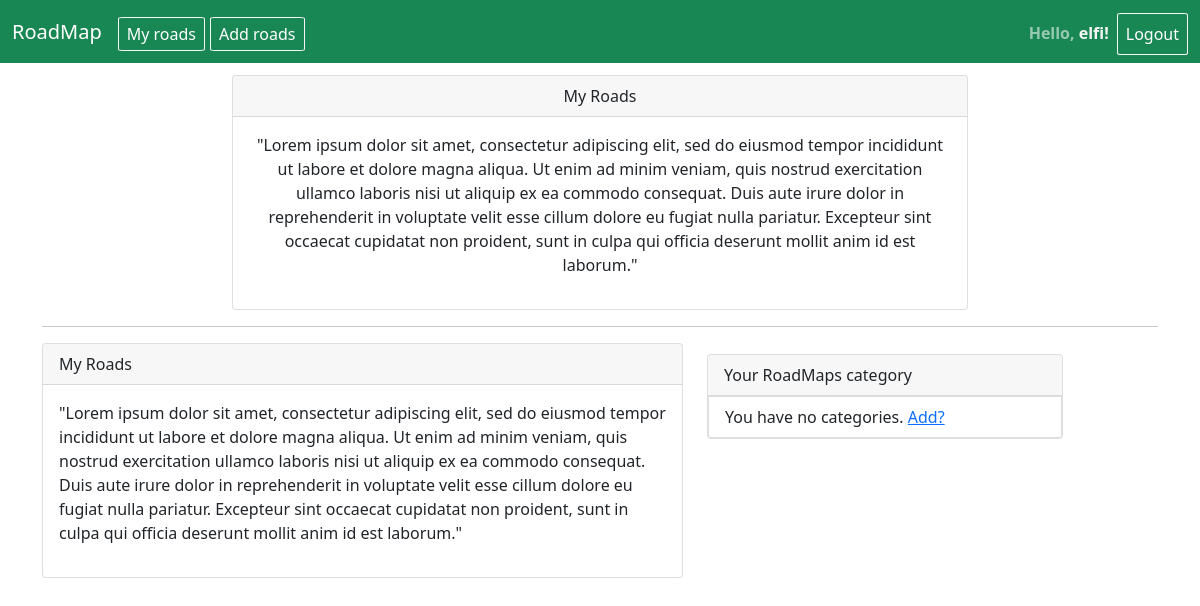
/roads/ (signed in), run on an earlier commit of the app's database.
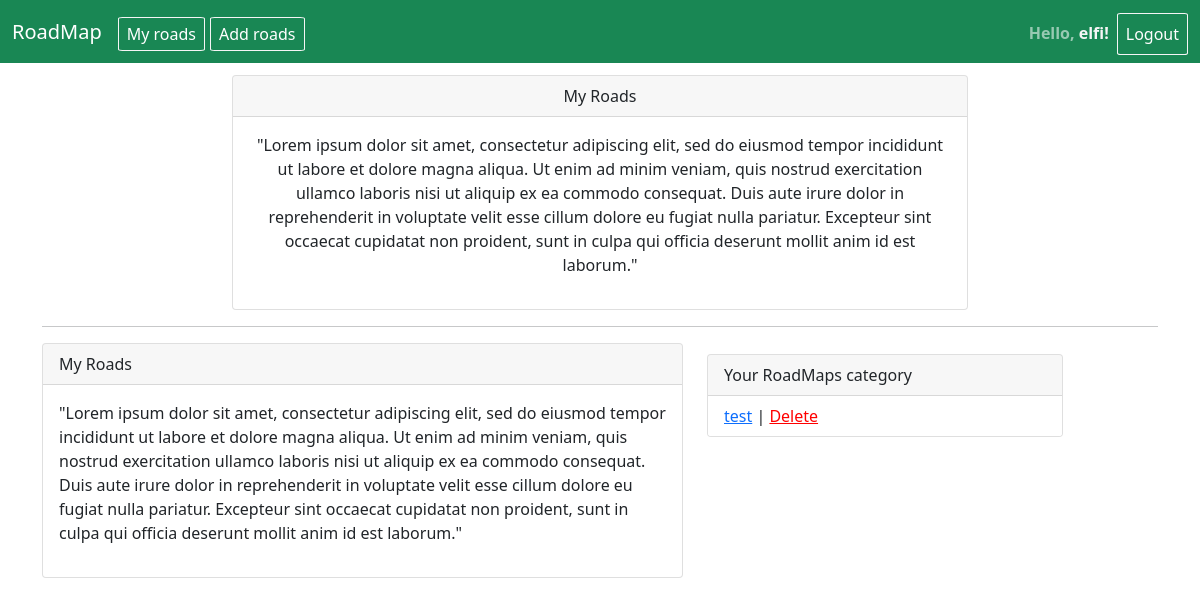
And on a later commit of the database.
### roadtrip/models.py (models this page shows, shortened)
class Category(models.Model):
    owner = models.ForeignKey(User, on_delete=models.CASCADE)
    target = models.CharField(User, max_length=100)
    pass

### roadtrip/views.py (the view)
# urls.py: path('roads/', views.myRoads, name="myRoads"),
def myRoads(request):
    model = Category.objects.filter(owner=request.user)
    return render(request, 'roadtrip/myroads.html', {'model' : model})

### roadtrip/templates/roadtrip/myroads.html (shortened to what this page needs)
{% extends 'template.html' %}
{% block main %}
<div class="container">
    <div class="row justify-content-center">
            <div class="col-xs-12 col-md-8" style="text-align: center;">
                        <div class="card">
                  <div class="card-header">
                    My Roads
                  </div>
                  <div class="card-body">
                    <p>"Lorem ipsum dolor sit amet, consectetur adipiscing elit, sed do eiusmod tempor incididunt ut labore et dolore magna
                            aliqua. Ut enim ad minim veniam, quis nostrud exercitation ullamco laboris nisi ut aliquip ex ea commodo consequat.
                            Duis aute irure dolor in reprehenderit in voluptate velit esse cillum dolore eu fugiat nulla pariatur. Excepteur sint
                            occaecat cupidatat non proident, sunt in culpa qui officia deserunt mollit anim id est laborum."</p>
                  </div>
                        </div>
    </div>
</div>
<hr>
    <div class="row justify-xs-content-center justify-md-content-between">
    <div class="col-xs-12 col-md-7">
        <div class="card">
                  <div class="card-header">
                    My Roads
                  </div>
                  <div class="card-body">
                    <p>"Lorem ipsum dolor sit amet, consectetur adipiscing elit, sed do eiusmod tempor incididunt ut labore et dolore magna
                            aliqua. Ut enim ad minim veniam, quis nostrud exercitation ullamco laboris nisi ut aliquip ex ea commodo consequat.
                            Duis aute irure dolor in reprehenderit in voluptate velit esse cillum dolore eu fugiat nulla pariatur. Excepteur sint
                            occaecat cupidatat non proident, sunt in culpa qui officia deserunt mollit anim id est laborum."</p>
                  </div>
        </div>
    </div>
    <div class="col-xs-12 col-md-4" style="margin-top: 1%">
        <div class="card">
            <div class="card-header">Your RoadMaps category</div>
            {% if model %}
            <ul class="list-group list-group-flush">
                {% for category in model %}
                    <li class="list-group-item"><a href="{% url 'unit_detail' pk=category.pk %}">{{ category.target }}</a><span> | </span><span><a href="{% url 'delete_cat' pk=category.pk %}" style="color:red"> Delete</a></span></li>
                {% endfor %}
                {% else %}
                <li class="list-group-item">You have no categories. <a href="{% url 'addCat' %}">Add?</a></li>
            {% endif %}
            </div>
        </div>
    </div>
</div>
{% endblock %}

What changed in the data, as far as the page shows it:
added Category: target "test"
Also different on the page:
text no longer shown: "You have no categories. Add?"
